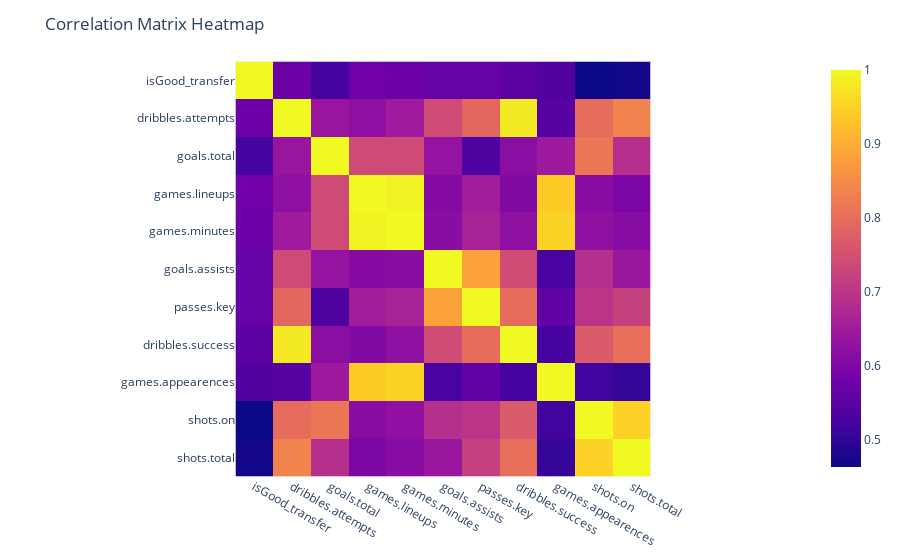

Here is the notebook cell this chart was saved with:
### Code cell
df = change_in_stats_df[["goals.total", "dribbles.attempts", "games.appearences", "passes.key" ]]
corr_mat = change_in_stats_df.corr()
fig = px.imshow(corr_mat)
fig.update_layout(title="Correlation Matrix Heatmap")
fig.show()

### Figure 1 — Plotly figure (JSON) as saved in the notebook; plotly's stock layout.template omitted (floating-point values rounded to 4 significant figures)
{"data": [{"coloraxis": "coloraxis", "hovertemplate": "x: %{x}<br>y: %{y}<br>color: %{z}<extra></extra>", "name": "0", "type": "heatmap", "x": ["isGood_transfer", "dribbles.attempts", "goals.total", "games.lineups", "games.minutes", "goals.assists", "passes.key", "dribbles.success", "games.appearences", "shots.on", "shots.total"], "xaxis": "x", "y": ["isGood_transfer", "dribbles.attempts", "goals.total", "games.lineups", "games.minutes", "goals.assists", "passes.key", "dribbles.success", "games.appearences", "shots.on", "shots.total"], "yaxis": "y", "z": [[1, 0.5745, 0.5222, 0.5792, 0.5733, 0.5676, 0.5672, 0.5523, 0.5393, 0.4635, 0.4695], [0.5745, 1, 0.6381, 0.6231, 0.6479, 0.7398, 0.7908, 0.9813, 0.5489, 0.801, 0.8373], [0.5222, 0.6381, 1, 0.739, 0.7396, 0.6304, 0.5358, 0.6185, 0.6452, 0.8176, 0.6881], [0.5792, 0.6231, 0.739, 1, 0.9925, 0.6094, 0.6535, 0.6046, 0.9406, 0.6138, 0.5981], [0.5733, 0.6479, 0.7396, 0.9925, 1, 0.6139, 0.6628, 0.6221, 0.9512, 0.6249, 0.6119], [0.5676, 0.7398, 0.6304, 0.6094, 0.6139, 1, 0.8859, 0.7416, 0.5267, 0.6882, 0.6407], [0.5672, 0.7908, 0.5358, 0.6535, 0.6628, 0.8859, 1, 0.8002, 0.5603, 0.6967, 0.7199], [0.5523, 0.9813, 0.6185, 0.6046, 0.6221, 0.7416, 0.8002, 1, 0.5245, 0.7677, 0.8029], [0.5393, 0.5489, 0.6452, 0.9406, 0.9512, 0.5267, 0.5603, 0.5245, 1, 0.5204, 0.5038], [0.4635, 0.801, 0.8176, 0.6138, 0.6249, 0.6882, 0.6967, 0.7677, 0.5204, 1, 0.95], [0.4695, 0.8373, 0.6881, 0.5981, 0.6119, 0.6407, 0.7199, 0.8029, 0.5038, 0.95, 1]]}], "layout": {"coloraxis": {"colorscale": [[0, "#0d0887"], [0.1111, "#46039f"], [0.2222, "#7201a8"], [0.3333, "#9c179e"], [0.4444, "#bd3786"], [0.5556, "#d8576b"], [0.6667, "#ed7953"], [0.7778, "#fb9f3a"], [0.8889, "#fdca26"], [1, "#f0f921"]]}, "margin": {"t": 60}, "title": {"text": "Correlation Matrix Heatmap"}, "xaxis": {"anchor": "y", "constrain": "domain", "domain": [0, 1], "scaleanchor": "y"}, "yaxis": {"anchor": "x", "autorange": "reversed", "constrain": "domain", "domain": [0, 1]}}}
